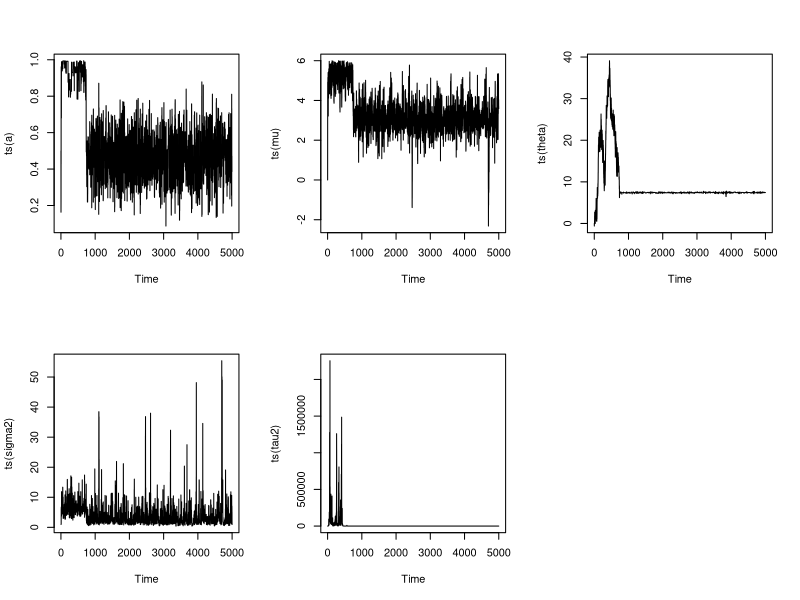

This chart was generated by the following R code:
#the function of R_hat to judge the convergence
Rhat <- function(data){
  n <- dim(data)[1]
  r <- dim(data)[2]
  pj <- apply(data,2,mean)
  sj <- apply(data,2,var)
  pjk <- mean(pj)
  B <- sum((pj-pjk)^2)*n/(r-1)
  W <- mean(sj)
  R <- ((1-1/n)*W+B/n)/W
  return(R)
}


#Q1
#method 1
set.seed(0)
g <- function(x){abs(cos(x))/x*exp(-(log(x)-3)^2)}

N <- 100000  #the sample size of each estimate
estimate <- c()
data <- c()
for(i in 1:10){
  X <- rlnorm(N)
  Y <- g(X)/dlnorm(X)
  estimate[i] <- mean(Y)
  data <- cbind(data,Y)
}

mean(estimate)
sd(estimate)

#method 2
set.seed(0)
N <- 1000  #the sample size of each estimate
estimate <- c()
data <- c()
lsd= sqrt(0.5)
a=sqrt(pi)
for(i in 1:10){
  X <- rlnorm(N,3,lsd)
  Y <- abs(cos(X))
  estimate[i] <- mean(Y)
  data <- cbind(data,Y)
}
estimate= a* estimate


estimate
mean(estimate)
sd(estimate)

#Q2

#method 1
set.seed(0)

r.TruncatedNorm <- function(mu, sigma,lower,upper){
  temp <- rnorm(1,mu,sigma)
  while((temp>=upper)|(temp<=lower)){temp <- rnorm(1,mu,sigma)}
  return(temp)
}

data <- c(1, 2, 2.5, 3, 3.5, 4, 5, 7.0, 7.2, 7.3, 7.35, 7.4, 7.45, 7.5, 7.6, 7.9)

d.target <- function(a,mu,theta,sigma2,tau2)
{
  prod( a*dnorm(data,mu,sqrt(sigma2)) + (1-a)*dnorm(data,theta,sqrt(tau2)) ) *1/sigma2 * 1/tau2
}

d.target2 <- function(a,mu,theta,sigma2,tau2)
{
  prod( a*dnorm(data,mu,sqrt(sigma2)) + (1-a)*dnorm(data,theta,sqrt(tau2)) ) *1/sigma2 * 1/tau2
}

N <- 5000 #sample size
M <- 5 #number of chains
A <- c()
Mu <- c()
Theta <- c()
Sigma2 <- c()
Tau2 <- c()

for(m in 1:M){
  a <- rep(NA,N);a[1] <- 0.5
  mu <- rep(NA,N);mu[1] <- 0
  theta <- rep(NA,N);theta[1] <- 0
  sigma2 <- rep(NA,N);sigma2[1] <- 1
  tau2 <- rep(NA,N);tau2[1] <- 1
  sigma <- 1 #the sigma of the proposal norm distribution
  for(i in 2:N){
    a.try <- runif(1)
    r <- d.target(a.try,mu[i-1],theta[i-1],sigma2[i-1],tau2[i-1])/d.target(a[i-1],mu[i-1],theta[i-1],sigma2[i-1],tau2[i-1])
    r <- min(r,1)
    u=runif(1,0,1)
    if(u<r){
      a[i] <- a.try
    }else{
      a[i] <- a[i-1]
    }
    
    mu.try <- r.TruncatedNorm(mu[i-1],sigma,-Inf,6)
    r <- d.target(a[i],mu.try,theta[i-1],sigma2[i-1],tau2[i-1])/d.target(a[i],mu[i-1],theta[i-1],sigma2[i-1],tau2[i-1])
    r <- min(r,1)
    u=runif(1,0,1)
    if(u<r){
      mu[i] <- mu.try
    }else{
      mu[i] <- mu[i-1]
    }
    
    theta.try <- rnorm(1,theta[i-1],sigma)
    r <- d.target(a[i],mu[i],theta.try,sigma2[i-1],tau2[i-1])/d.target(a[i],mu[i],theta[i-1],sigma2[i-1],tau2[i-1])
    r <- min(r,1)
    u=runif(1,0,1)
    if(u<r){
      theta[i] <- theta.try
    }else{
      theta[i] <- theta[i-1]
    }
    
    sigma2.try <- rlnorm(1,log(sigma2[i-1])-sigma^2/2,sigma)
    r <- d.target(a[i],mu[i],theta[i],sigma2.try,tau2[i-1])/d.target(a[i],mu[i],theta[i],sigma2[i-1],tau2[i-1])*dlnorm(sigma2[i-1],log(sigma2.try)-sigma^2/2,sigma)/dlnorm(sigma2.try,log(sigma2[i-1])-sigma^2/2,sigma)
    r <- min(r,1)
    u=runif(1,0,1)
    if(u<r){
      sigma2[i] <- sigma2.try
    }else{
      sigma2[i] <- sigma2[i-1]
    }
    
    tau2.try <- rlnorm(1,log(tau2[i-1])-sigma^2/2,sigma)
    r <- d.target(a[i],mu[i],theta[i],sigma2[i],tau2.try)/d.target(a[i],mu[i],theta[i],sigma2[i],tau2[i-1])*dlnorm(tau2[i-1],log(tau2.try)-sigma^2/2,sigma)/dlnorm(tau2.try,log(tau2[i-1])-sigma^2/2,sigma)
    r <- min(r,1)
    u=runif(1,0,1)
    if(u<r){
      tau2[i] <- tau2.try
    }else{
      tau2[i] <- tau2[i-1]
    }
  }
  
  A <- cbind(A,a)
  Mu <- cbind(Mu,mu)
  Theta <- cbind(Theta,theta)
  Sigma2 <- cbind(Sigma2,sigma2)
  Tau2 <- cbind(Tau2,tau2)
}


par(mfrow=c(2,3))
plot(ts(a))
plot(ts(mu))
plot(ts(theta))
plot(ts(sigma2))
plot(ts(tau2))

Rhat(A[-(1:(N/2)),])
Rhat(Mu[-(1:(N/2)),])
Rhat(Theta[-(1:(N/2)),])
Rhat(Sigma2[-(1:(N/2)),])
Rhat(Tau2[-(1:(N/2)),])
